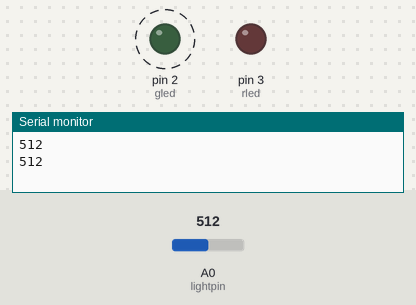
The sketch below on a simulated Arduino Uno, built with avr-gcc and run on an emulated ATmega328P. Shown: output pins drawn as LEDs (lit = HIGH), the last lines printed to the serial monitor. Dashed ring = blinking. The inputs (shaded band) are chosen by the test bench; at power-on: A0 (lightpin) = 512.

Above: at 1.5 s.
1.6 s: A0 (lightpin) set to 190
At 2.62 s:
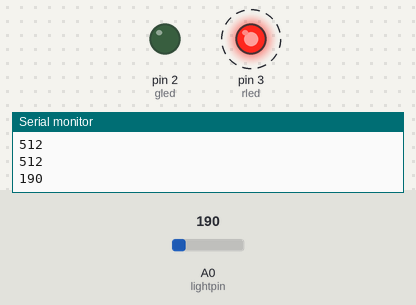
5.1 s: A0 (lightpin) set to 210
At 5.62 s:
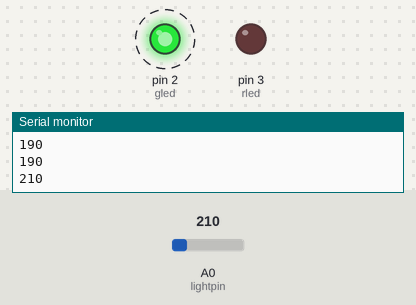
8.6 s: A0 (lightpin) set to 122
At 9.1 s:
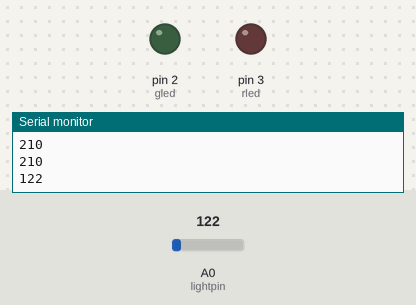
Timing chart, 0 to 18.1 s (numbered marks = the images above; inputs shaded):
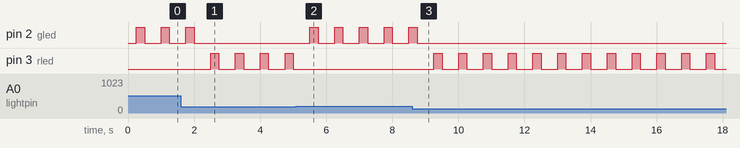

The sketch:

tutorial25.ino
```cpp
int lightpin=A0;
int lightval;
int dt=250;
int gled=2;
int rled=3;

void setup()
{
  pinMode(lightpin, INPUT);
  pinMode(gled,OUTPUT);
  pinMode(rled,OUTPUT);
  Serial.begin(9600);
}

void loop()
{
  lightval=analogRead(lightpin);
  Serial.println(lightval);
  delay(dt);

  if(lightval>200){
    digitalWrite(gled,HIGH);
    delay(dt);
    digitalWrite(gled,LOW);
    delay(dt);}

  if(lightval<200){
    digitalWrite(rled,HIGH);
    delay(dt);
    digitalWrite(rled,LOW);
    delay(dt);}


}
```

Measured:
- after the input at 1.6 s, pin 2 (gled): goes on until 2.0 s, then stays LOW; pin 3 (rled): alternates HIGH for 0.25 s and LOW for 0.50 s, starting after 0.90 s
- after the input at 5.1 s, pin 2 (gled): alternates HIGH for 0.25 s and LOW for 0.50 s, starting after 0.40 s; pin 3 (rled): stops changing and stays LOW
- after the input at 8.6 s, pin 2 (gled): goes on until 8.8 s, then stays LOW; pin 3 (rled): alternates HIGH for 0.25 s and LOW for 0.50 s, starting after 0.65 s
- by itself, pin 2 (gled): alternates HIGH for 0.25 s and LOW for 0.50 s
